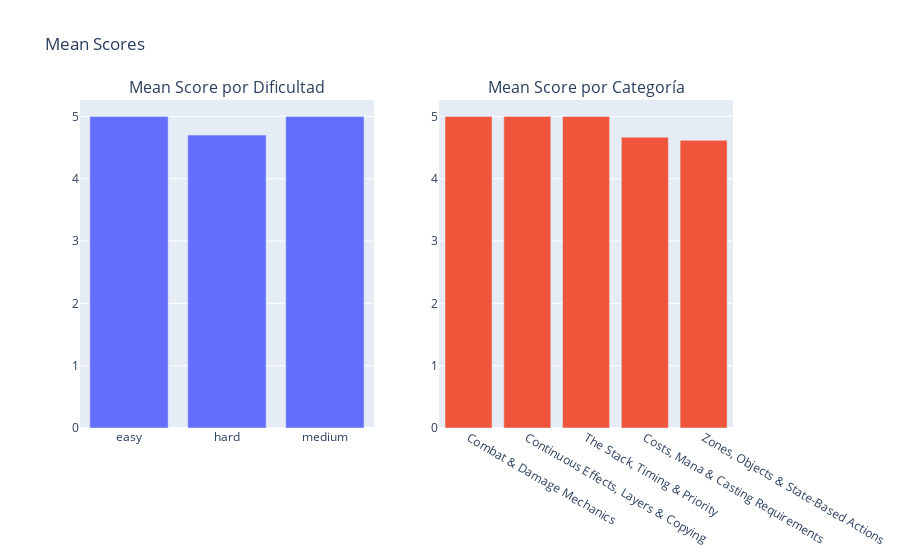

The notebook cell this image was saved under:
### Code cell
fig = make_subplots(
    rows=1,
    cols=2,
    subplot_titles=[
        "Mean Score por Dificultad",
        "Mean Score por Categoría"
    ]
)

fig.add_trace(
    go.Bar(
        x=mean_scores_diff['difficulty'],
        y=mean_scores_diff['mean_score'] ,
        name='Dificultad',
        marker_color='#636EFA'
    ),
    row=1,
    col=1
)

fig.add_trace(
    go.Bar(
        x=mean_scores_cat['category'],
        y=mean_scores_cat['mean_score'],
        name='Categorías',
        marker_color='#EF553B'
    ),
    row=1,
    col=2
)


fig.update_layout(
    title="Mean Scores",
    showlegend=False
)

fig.show()

### Figure 1 — Plotly figure (JSON) as saved in the notebook; plotly's stock layout.template omitted (floating-point values rounded to 4 significant figures)
{"data": [{"marker": {"color": "#636EFA"}, "name": "Dificultad", "type": "bar", "x": ["easy", "hard", "medium"], "xaxis": "x", "y": [5.0, 4.7, 5.0], "yaxis": "y"}, {"marker": {"color": "#EF553B"}, "name": "Categorías", "type": "bar", "x": ["Combat & Damage Mechanics", "Continuous Effects, Layers & Copying", "The Stack, Timing & Priority", "Costs, Mana & Casting Requirements", "Zones, Objects & State-Based Actions"], "xaxis": "x2", "y": [5.0, 5.0, 5.0, 4.667, 4.615], "yaxis": "y2"}], "layout": {"annotations": [{"font": {"size": 16}, "showarrow": false, "text": "Mean Score por Dificultad", "x": 0.225, "xanchor": "center", "xref": "paper", "y": 1, "yanchor": "bottom", "yref": "paper"}, {"font": {"size": 16}, "showarrow": false, "text": "Mean Score por Categoría", "x": 0.775, "xanchor": "center", "xref": "paper", "y": 1, "yanchor": "bottom", "yref": "paper"}], "showlegend": false, "title": {"text": "Mean Scores"}, "xaxis": {"anchor": "y", "domain": [0, 0.45]}, "xaxis2": {"anchor": "y2", "domain": [0.55, 1]}, "yaxis": {"anchor": "x", "domain": [0, 1]}, "yaxis2": {"anchor": "x2", "domain": [0, 1]}}}
